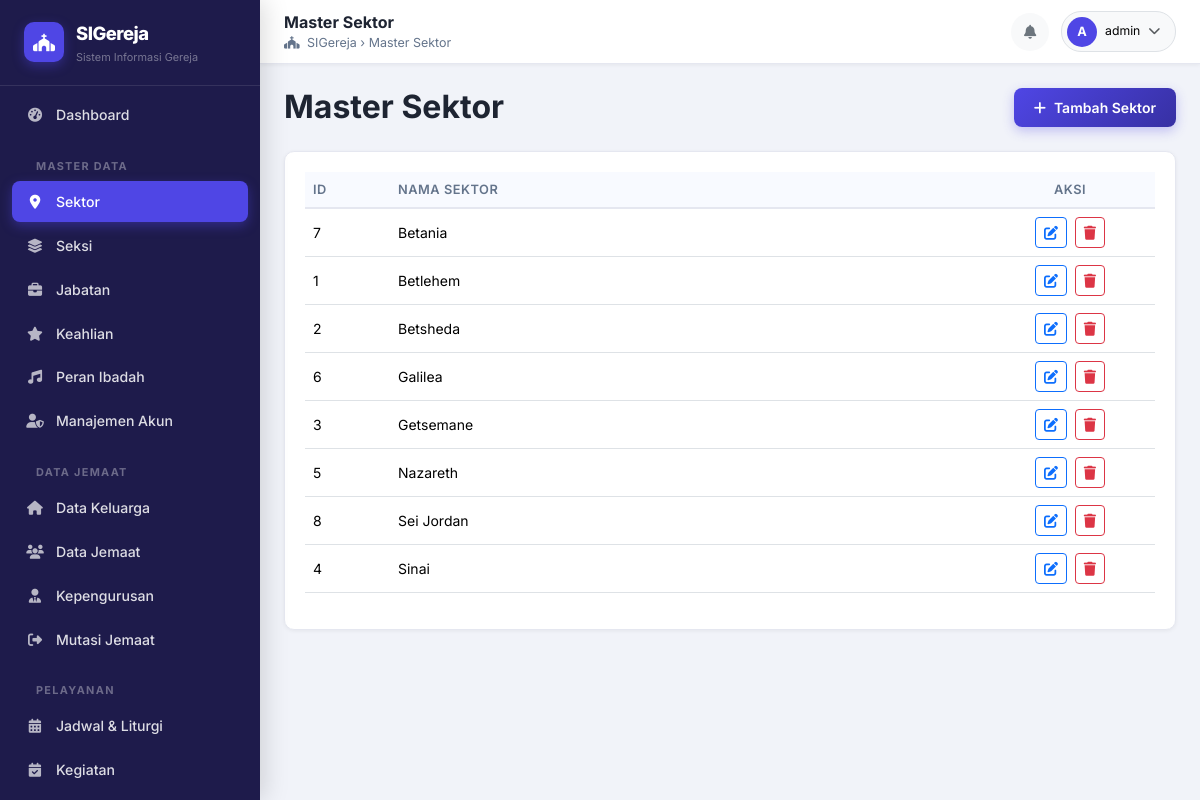
Page /pages/admin/master_sektor.php (signed in) on the committed database.
### tables this page shows
CREATE TABLE `tblSektor` (
  `id_sektor` INT AUTO_INCREMENT PRIMARY KEY,
  `nama_sektor` VARCHAR(100) NOT NULL
);

### pages/admin/master_sektor.php (the view, shortened to what this page needs)
<?php
require_once '../../includes/admin_header.php';
$sektors = $pdo->query("SELECT * FROM tblSektor ORDER BY nama_sektor")->fetchAll();
?>
<div class="d-flex justify-content-between align-items-center mb-4">
    <h2 class="fw-bold mb-0">Master Sektor</h2>
    <button class="btn btn-primary-custom" data-bs-toggle="modal" data-bs-target="#addModal"><i class="fas fa-plus me-2"></i>Tambah Sektor</button>
</div>
<div class="glass-card-admin">
    <div class="table-responsive">
        <table class="table table-hover align-middle">
            <thead class="table-light">
                <tr>
                    <th width="10%">ID</th>
                    <th>Nama Sektor</th>
                    <th width="20%" class="text-center">Aksi</th>
                </tr>
            </thead>
            <tbody>
                <?php foreach ($sektors as $sektor): ?>
                <tr>
                    <td><?= $sektor['id_sektor'] ?></td>
                    <td><?= htmlspecialchars($sektor['nama_sektor']) ?></td>
                    <td class="text-center">
                        <button class="btn btn-sm btn-outline-primary me-1" data-bs-toggle="modal" data-bs-target="#editModal<?= $sektor['id_sektor'] ?>"><i class="fas fa-edit"></i></button>
                        <button class="btn btn-sm btn-outline-danger" data-bs-toggle="modal" data-bs-target="#deleteModal<?= $sektor['id_sektor'] ?>"><i class="fas fa-trash"></i></button>
                    </td>
                </tr>
                <?php endforeach; ?>
            </tbody>
        </table>
    </div>
</div>
<?php require_once '../../includes/admin_footer.php'; ?>

### assets/css/admin.css (style rules this page uses)
:root { --alt-primary: #4f46e5; --alt-primary-dk: #3730a3; --alt-accent: #f59e0b; --alt-success: #10b981; --alt-danger: #ef4444; --alt-warning: #f59e0b; --alt-info: #3b82f6; --alt-sidebar-bg: #1e1b4b; --alt-sidebar-txt: rgba(255, 255, 255, 0.85); --alt-sidebar-act: rgba(255, 255, 255, 0.12); --alt-body-bg: #f1f3f9; --alt-card-bg: #ffffff; --alt-border: #e5e7f0; --alt-text: #1e2432; --alt-muted: #64748b; --radius: 10px; --shadow-sm: 0 1px 4px rgba(0, 0, 0, 0.06); --shadow-md: 0 4px 16px rgba(0, 0, 0, 0.08); --shadow-lg: 0 8px 32px rgba(0, 0, 0, 0.10); --transition: all 0.25s ease; }
*, *::before, *::after { box-sizing: border-box; margin: 0; padding: 0; }
body { font-family: 'Inter', sans-serif; background-color: var(--alt-body-bg); color: var(--alt-text); font-size: 0.93rem; }
.glass-card-admin { background: #fff; border-radius: var(--radius); border: 1px solid var(--alt-border); box-shadow: var(--shadow-sm); padding: 1.25rem; margin-bottom: 1.25rem; }
.table { font-size: 0.875rem; }
.table thead th { background: #f8faff; font-weight: 600; font-size: 0.80rem; text-transform: uppercase; letter-spacing: 0.04em; color: var(--alt-muted); border-bottom: 2px solid var(--alt-border); }
.btn-primary-custom { background: linear-gradient(135deg, var(--alt-primary), var(--alt-primary-dk)); color: #ffffff; border: none; border-radius: 8px; padding: 0.55rem 1.25rem; font-weight: 600; font-size: 0.875rem; box-shadow: 0 4px 12px rgba(79, 70, 229, 0.30); transition: var(--transition); }

### rows in the picture
tblsektor: id_sektor "7", nama_sektor "Betania"
tblsektor: id_sektor "1", nama_sektor "Betlehem"
tblsektor: id_sektor "2", nama_sektor "Betsheda"
tblsektor: id_sektor "6", nama_sektor "Galilea"
tblsektor: id_sektor "3", nama_sektor "Getsemane"
tblsektor: id_sektor "5", nama_sektor "Nazareth"
tblsektor: id_sektor "8", nama_sektor "Sei Jordan"
tblsektor: id_sektor "4", nama_sektor "Sinai"

### other values in the picture
$page_title "Master Sektor"
substr($_SESSION['username'] ?? 'A', 0, 1) "A"
$_SESSION['username'] "admin"
